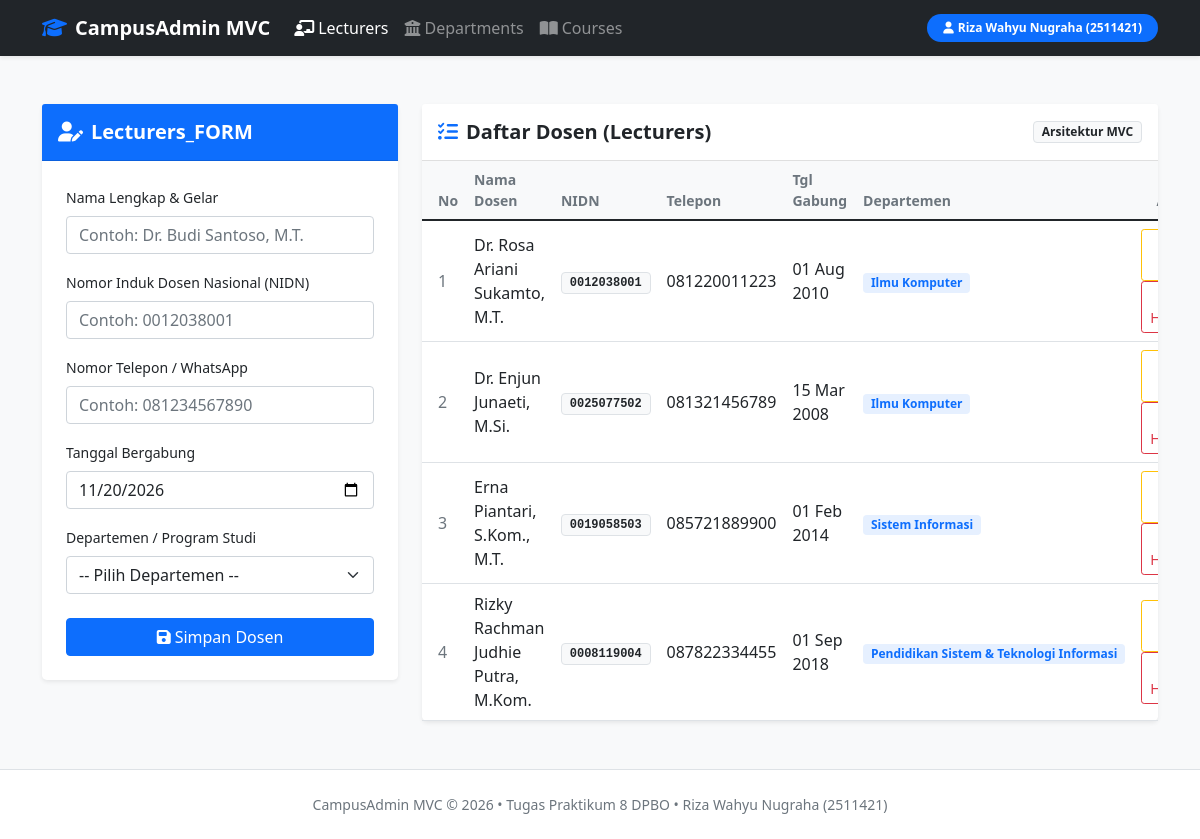
The app's page /Project/index.php with its own data.
### tables this page shows
CREATE TABLE `lecturers` (
    `id` INT AUTO_INCREMENT PRIMARY KEY,
    `name` VARCHAR(150) NOT NULL,
    `nidn` VARCHAR(30) NOT NULL UNIQUE,
    `phone` VARCHAR(25) NOT NULL,
    `join_date` DATE NOT NULL,
    `department_id` INT NULL,
    `created_at` TIMESTAMP DEFAULT CURRENT_TIMESTAMP,
    CONSTRAINT `fk_lecturers_department` FOREIGN KEY (`department_id`)
        REFERENCES `departments`(`id`)
        ON DELETE SET NULL
        ON UPDATE CASCADE
);

CREATE TABLE `departments` (
    `id` INT AUTO_INCREMENT PRIMARY KEY,
    `code` VARCHAR(20) NOT NULL UNIQUE,
    `name` VARCHAR(100) NOT NULL,
    `faculty` VARCHAR(100) NOT NULL,
    `created_at` TIMESTAMP DEFAULT CURRENT_TIMESTAMP
);

### Project/models/DB.php (called while the page is built, shortened)
<?php
class DB
{
    public $db_host = "";
    public $db_user = "";
    public $db_pass = "";
    public $db_name = "";
    public $db_link = null;
    public function __construct($db_host, $db_user, $db_pass, $db_name)
    {
        $this->db_host = $db_host;
        $this->db_user = $db_user;
        $this->db_pass = $db_pass;
        $this->db_name = $db_name;
    }
    public function open()
    {
        $this->db_link = mysqli_connect($this->db_host, $this->db_user, $this->db_pass, $this->db_name);
    }
    public function execute($query)
    {
        $this->result = mysqli_query($this->db_link, $query);
        return $this->result;
    }
}
?>

### Project/models/Lecturer.php (called while the page is built, shortened)
<?php
include_once("DB.php");
class Lecturer extends DB
{
    public function getLecturer()
    {
        $query = "SELECT l.*, d.name AS department_name, d.code AS department_code
                  FROM lecturers l
                  LEFT JOIN departments d ON l.department_id = d.id
                  ORDER BY l.id ASC";
        return $this->execute($query);
    }
}
?>

### Project/controllers/LecturerController.php (called while the page is built, shortened)
<?php
include_once("models/Lecturer.php");
include_once("models/Department.php");
include_once("views/LecturerView.php");
class LecturerController
{
    private $lecturer;
    private $department;
    public function __construct()
    {
        $this->lecturer = new Lecturer(Config::$db_host, Config::$db_user, Config::$db_pass, Config::$db_name);
        $this->department = new Department(Config::$db_host, Config::$db_user, Config::$db_pass, Config::$db_name);
    }
    public function index()
    {
        $this->lecturer->open();
        $this->department->open();
        $this->lecturer->getLecturer();
        $this->department->getDepartment();
        $data = array(
            'lecturer' => array(),
            'department' => array()
        );
        while ($row = $this->lecturer->getResult()) {
            array_push($data['lecturer'], $row);
        }
        while ($row = $this->department->getResult()) {
            array_push($data['department'], $row);
        }
        $view = new LecturerView();
        $view->render($data);
    }
}
?>

### Project/views/LecturerView.php (the view, shortened to what this page needs)
<?php
include_once("Template.php");
class LecturerView
{
    public function render($data, $dataDetail = null)
    {
        $no = 1;
        $dataLecturer = "";
        if (empty($data['lecturer'])) {
            $dataLecturer = "<tr><td colspan='7' class='text-center py-4 text-muted'>Belum ada data dosen terdaftar.</td></tr>";
        } else {
            foreach ($data['lecturer'] as $val) {
                $id = $val['id'];
                $name = htmlspecialchars($val['name']);
                $nidn = htmlspecialchars($val['nidn']);
                $phone = htmlspecialchars($val['phone']);
                $join_date = htmlspecialchars($val['join_date']);
                $dept_name = !empty($val['department_name']) ? htmlspecialchars($val['department_name']) : "<span class='text-muted fst-italic'>Belum diatur</span>";
                $dataLecturer .= "<tr>
                    <td class='ps-3 text-secondary'>{$no}</td>
                    <td class='fw-semibold text-dark'>{$name}</td>
                    <td><span class='badge bg-light text-dark border font-monospace'>{$nidn}</span></td>
                    <td>{$phone}</td>
                    <td>" . date('d M Y', strtotime($join_date)) . "</td>
                    <td><span class='badge bg-primary bg-opacity-10 text-primary'>{$dept_name}</span></td>
                    <td class='text-center'>
                        <a href='index.php?id_edit={$id}' class='btn btn-sm btn-outline-warning me-1' title='Edit Dosen'>
                            <i class='fa-solid fa-pen-to-square'></i> Edit
                        </a>
                        <a href='index.php?id_hapus={$id}' class='btn btn-sm btn-outline-danger' title='Hapus Dosen' onclick=\"return confirm('Yakin ingin menghapus dosen ini?')\">
                            <i class='fa-solid fa-trash-can'></i> Hapus
                        </a>
                    </td>
                </tr>";
                $no++;
            }
        }
    }
}
?>

### Project/index.php
<?php
include_once("models/DB.php");
include_once("controllers/LecturerController.php");
$lecturer = new LecturerController();
if (isset($_POST['add'])) {
    $lecturer->add($_POST);
} elseif (isset($_POST['edit'])) {
    $lecturer->update($_POST['id'], $_POST);
} elseif (!empty($_GET['id_hapus'])) {
    $lecturer->delete($_GET['id_hapus']);
} elseif (!empty($_GET['id_edit'])) {
    $lecturer->edit($_GET['id_edit']);
} else {
    $lecturer->index();
}
?>

### Project/views/Template.php (shortened to what this page needs)
<?php
class Template
{
    public $content = '';
    public function __construct($filename = '')
    {
        $this->content = implode('', @file($filename));
    }
    public function clear()
    {
        $this->content = preg_replace("/DATA_[A-Z|_|0-9]+/", "", $this->content);
    }
    public function write()
    {
        print $this->content;
    }
    public function replace($old = '', $new = '')
    {
        if (is_int($new)) {
            $value = sprintf("%d", $new);
        } elseif (is_float($new)) {
            $value = sprintf("%f", $new);
        } elseif (is_array($new)) {
            $value = '';
            foreach ($new as $item) {
                $value .= $item . ' ';
            }
        } else {
            $value = (string)$new;
        }
        $this->content = preg_replace("/" . preg_quote($old, '/') . "/", $value, $this->content);
    }
}
?>

### records on screen
lecturers: name "Dr. Rosa Ariani Sukamto, M.T.", nidn "0012038001", phone "081220011223", join_date "01 Aug 2010", department.name "Ilmu Komputer"
lecturers: name "Dr. Enjun Junaeti, M.Si.", nidn "0025077502", phone "081321456789", join_date "15 Mar 2008", department.name "Ilmu Komputer"
lecturers: name "Erna Piantari, S.Kom., M.T.", nidn "0019058503", phone "085721889900", join_date "01 Feb 2014", department.name "Sistem Informasi"
lecturers: name "Rizky Rachman Judhie Putra, M.Kom.", nidn "0008119004", phone "087822334455", join_date "01 Sep 2018", department.name "Pendidikan Sistem & Teknologi Informasi"
